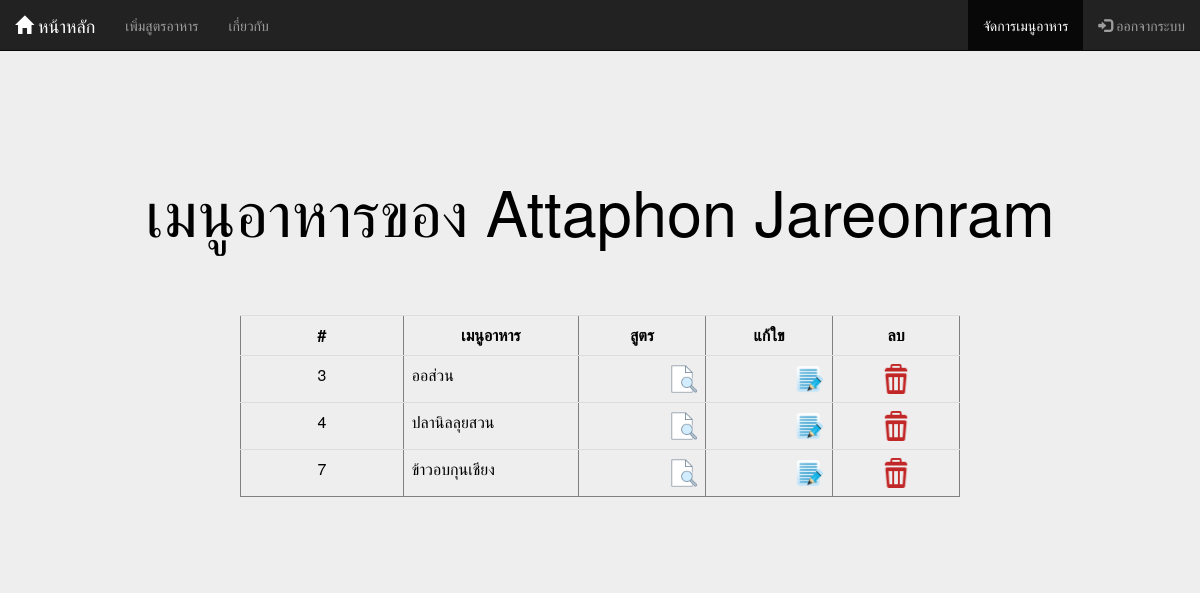
Page /DB/Member/list_Member.php (signed in) on the committed database.
### tables this page shows
CREATE TABLE `food_menu` (
  `fId` int(11) NOT NULL,
  `fName` varchar(50) NOT NULL,
  `ingredient` text NOT NULL,
  `formula` text NOT NULL,
  `img` varchar(255) NOT NULL,
  `UserID` int(3) NOT NULL
);

### DB/Member/list_Member.php (the view, shortened to what this page needs)
<html>
<head>
    <link rel="stylesheet" href="https://maxcdn.bootstrapcdn.com/bootstrap/3.4.1/css/bootstrap.min.css">
    <link rel="stylesheet" href="head.css">
</head>
<body class="jumbotron">
    <nav class="navbar navbar-inverse navbar-fixed-top">
        <div class="container-fluid">
            <div class="navbar-header">
                <ul class="nav navbar-nav">
                    <li > <a class="navbar-brand" href="list.php"><span class="glyphicon glyphicon-home"></span> หน้าหลัก</a></li>
                    <li><a href="add.php">เพิ่มสูตรอาหาร</a></li>
                    <li><a href="About.php">เกี่ยวกับ</a></li>
                </ul>
            </div>
            <div class="collapse navbar-collapse" id="myNavbar">
                <ul class="nav navbar-nav navbar-right">
                    <li><li class="active"><a href="#">จัดการเมนูอาหาร</a></li></li>
                    <li><a href="logout.php"><span class="glyphicon glyphicon-log-in"></span> ออกจากระบบ </a></li>
                </ul>
            </div>
        </div>
    </nav>
    <div class="jumbotron">
        <div class="container text-center">
            <br><br> <br>
            <h1>เมนูอาหารของ <?php echo $_SESSION["Name"]; ?></h1>
            <br><br><br>
        </div>
        <div style="margin:auto;width:60%;">
            <?php
            include("connect.php");
            $userid=$_SESSION["UserID"];
            $sql = "SELECT * FROM food_menu where UserID=$userid";
            $query = $conn->query($sql);
            ?>
            <table class="table" width="600" border="1">
                <tr>
                    <th width="91">
                        <div align="center"># </div>
                    </th>
                    <th width="98">
                        <div align="center">เมนูอาหาร </div>
                    </th>
                    <th width="71">
                        <div align="center">สูตร </div>
                    </th>
                    <th width="71">
                        <div align="center">แก้ใข </div>
                    </th>
                    <th width="71">
                        <div align="center">ลบ </div>
                    </th>
                </tr>
                <?php
                while ($result = mysqli_fetch_array($query, MYSQLI_ASSOC)) {
                ?>
                    <tr>
                        <td>
                            <div align="center"><?php echo $result["fId"]; ?></div>
                        </td>
                        <td><?php echo $result["fName"]; ?></td>
                        <td align="right"><a href="detail.php?fId=<?php echo $result["fId"]; ?>"><img src="../img/view.png" width="30" height="30"></a></td>
                        <td align="right"><a href="Edit.php?fId=<?php echo $result["fId"]; ?>"><img src="../img/edit.png" width="30" height="30"></a></td>
                        <td align="center"><a href="JavaScript:if(confirm('Confirm Delete?')==true)
                {window.location='Delete.php?fId=<?php echo $result["fId"]; ?>';}"><img src="../img/del.png" width="30" height="30"></a></td>
                    </tr>
                <?php
                }
                ?>
        </div>
    </div>
</body>
</html>

### DB/head.css (style rules this page uses)
.navbar { margin-bottom: 0; border-radius: 0; }

### rows in the picture
food_menu: fId "3", fName "ออส่วน"
food_menu: fId "4", fName "ปลานิลลุยสวน"
food_menu: fId "7", fName "ข้าวอบกุนเชียง"

### other values in the picture
$_SESSION["Name"] "Attaphon Jareonram"
